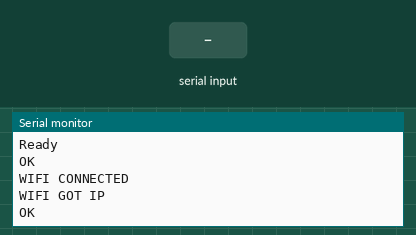
The sketch below on a simulated Arduino Uno, built with avr-gcc and run on an emulated ATmega328P. Parts: the last lines printed to the serial monitor. The inputs (shaded band) are chosen by the test bench. The modem accepts every AT command (registered, SIM ready, sends succeed) and sends nothing else.

Above: at 10.2 s.
10.3 s: "1" received over the second serial link
At 10.7 s:
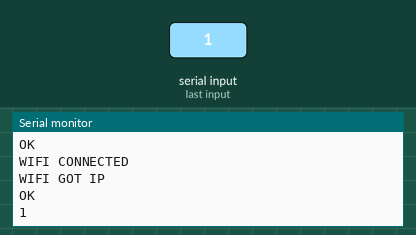
11.8 s: "0" received over the second serial link
At 13.0 s:
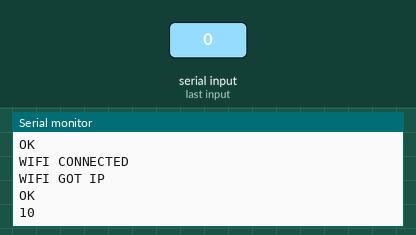

The sketch:

esp8266_simple.ino
```cpp
//http://www.arduino.cn/thread-11019-1-1.html
/**

  AT+GMR

  AT version;0.40.0.0(Aug  8 2015 14;45:58)
  SDK version:1.1^hnd.1:
*/
#include <SoftwareSerial.h>
#define SPEED 9600
//#define SPEED 115200
//#define SPEED 250000

SoftwareSerial WIFISerial(8, 9); // RX, TX
void setup()
{

  {};
  Serial.begin(SPEED);

  WIFISerial.begin(SPEED);
  delay(2000);
  WIFISerial.println("AT+RST");
  Serial.println("AT+RST");
  delay(2000);
  WIFISerial.println("AT+CWMODE=3"); //ap+sta mode
  Serial.println("AT+CWMODE=3");
  delay(2000);
  WIFISerial.println("AT+CWJAP=\"Tenda_098C40\",\"bangyuan\""); //connect to router!
  Serial.println("AT+CWJAP=\"Tenda_098C40\",\"bangyuan\"");
  delay(3000);
}

void loop() {


  if (WIFISerial.available()) {
    Serial.write(WIFISerial.read());
  }
  if (Serial.available()) {
    WIFISerial.write(Serial.read());
  }

}

void postData() {

}
```

Measured:
- after the input at 10.3 s, the serial monitor: prints a new line at once (image 1)
- after the input at 11.8 s, the serial monitor: prints a new line at once (image 2)
